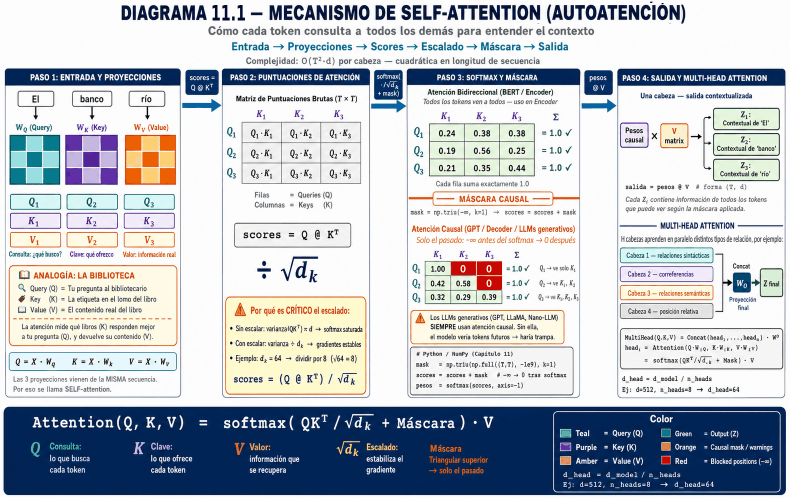
#> input picture diagramas/originales/Diagrama_11.1_antes_repintado_2026-11-08.png, 1579 x 996 px (shown at 1/2 size)
$ python repintar_11_1.py
#> lines starting #> are read from the running program, lines starting #| are printed output that depends on the picture
### diagramas/scripts/repintado_2026-11-08/pintar.py
# SPDX-License-Identifier: MIT  (© 2026 Carlos Soria Martínez; ver LICENSE)
# -*- coding: utf-8 -*-
"""Motor de repintado: borra zonas con el color de fondo y escribe texto con Fira Sans (con respaldo por carácter),
fórmulas en Latin Modern y monoespaciada. Unidades: píxeles de la imagen."""
from PIL import Image, ImageDraw, ImageFont
from fontTools.ttLib import TTFont
import functools, os

FD = os.environ.get('FIRA_DIR', os.path.join(os.path.dirname(os.path.abspath(__file__)), '..', 'fuentes')) + '/'
DJ = '/usr/share/fonts/truetype/dejavu/'
LM = '/usr/share/texmf/fonts/opentype/public/lm/'
SUBSETS = ['latin', 'latin-ext', 'greek', 'greek-ext', 'symbols2']


@functools.lru_cache(None)
def cmap(path):
    try:
        return set(TTFont(path).getBestCmap().keys())
    except Exception:
        return set()


def fira_paths(peso=600, familia='fira-sans', italic=False):
    est = 'italic' if italic else 'normal'
    out = []
    for s in SUBSETS:
        p = f'{FD}{familia}-{s}-{peso}-{est}.woff'
        if os.path.exists(p):
            out.append(p)
    return out


RESPALDO = {
    'sans': [DJ + 'DejaVuSans-Bold.ttf', DJ + 'DejaVuSans.ttf'],
    'mono': [DJ + 'DejaVuSansMono-Bold.ttf', DJ + 'DejaVuSansMono.ttf'],
}


def familia(nombre):
    """Lista de rutas de fuente, por orden de preferencia."""
    if nombre.startswith('fira'):            # 'fira600', 'fira700i', 'firac600'
        fam = 'fira-sans-condensed' if nombre.startswith('firac') else 'fira-sans'
        resto = nombre[5:] if nombre.startswith('firac') else nombre[4:]
        it = resto.endswith('i')
        peso = int(resto.rstrip('i'))
        return fira_paths(peso, fam, it) + RESPALDO['sans']
    if nombre == 'mono':
        return [LM + 'lmmonolt10-bold.otf', LM + 'lmmono10-regular.otf'] + RESPALDO['mono']
    if nombre == 'monob':
        return [DJ + 'DejaVuSansMono-Bold.ttf']
    if nombre == 'mono_r':
        return [DJ + 'DejaVuSansMono.ttf']
    if nombre == 'mathi':                   # cursiva matemática
        return [LM + 'lmroman10-italic.otf', LM + 'lmroman10-regular.otf', LM + 'latinmodern-math.otf', DJ + 'DejaVuSerif-Italic.ttf']
    if nombre == 'mathbi':
        return [LM + 'lmroman10-bolditalic.otf', LM + 'lmroman10-italic.otf', LM + 'latinmodern-math.otf']
    if nombre == 'mathd':
        return [LM + 'lmromandemi10-regular.otf', LM + 'lmroman10-regular.otf', LM + 'latinmodern-math.otf']
    if nombre == 'math':
        return [LM + 'lmroman10-regular.otf', LM + 'latinmodern-math.otf', DJ + 'DejaVuSerif.ttf']
    if nombre == 'mathb':
        return [LM + 'lmroman10-bold.otf', LM + 'latinmodern-math.otf', DJ + 'DejaVuSerif-Bold.ttf']
    if nombre == 'dejavu':
        return [DJ + 'DejaVuSans-Bold.ttf']
    if nombre == 'dejavur':
        return [DJ + 'DejaVuSans.ttf']
    raise KeyError(nombre)


@functools.lru_cache(None)
def fuente(path, size):
    return ImageFont.truetype(path, size)


def elegir(fam, ch):
    for p in familia(fam):
        if ord(ch) in cmap(p):
            return p
    return familia(fam)[-1]


def trozos(texto, fam):
    """Divide el texto en trozos que usan la misma fuente física."""
    out = []
    for ch in texto:
        p = elegir(fam, ch)
        if out and out[-1][1] == p:
            out[-1][0] += ch
        else:
            out.append([ch, p])
    return out


def ancho_run(texto, fam, size, track=0):
    return sum(fuente(p, size).getlength(t) for t, p in trozos(texto, fam)) + track * len(texto)


def run_size(r, size):
    """r = (texto, fam, color, {'sub':True,'sup':True,'escala':0.9, 'dy':0})"""
    opts = r[3] if len(r) > 3 else {}
    s = size * opts.get('escala', 1.0)
    if opts.get('sub') or opts.get('sup'):
        s *= 0.7
    return max(6, round(s))


def ancho(runs, size):
    return sum(ancho_run(r[0], r[1], run_size(r, size), (r[3] if len(r) > 3 else {}).get('track', 0)) for r in runs)


SS = 4   # supermuestreo del texto


def escribir(d, x, y, runs, size, anchor='l', base=None):
    """Escribe una línea de runs con supermuestreo. (x, y): anclaje; y es la LÍNEA BASE. anchor: l, m, r."""
    from PIL import Image as _I, ImageDraw as _D
    if isinstance(runs, str):
        raise TypeError('runs')
    im = d._image
    w = ancho(runs, size)
    if anchor == 'm':
        x -= w / 2
    elif anchor == 'r':
        x -= w
    # capa: margen generoso arriba y abajo
    asc, desc = int(size * 1.6), int(size * 0.8)
    X0, Y0 = int(x) - 4, int(y) - asc
    W, H = int(w) + 12, asc + desc
    for r in runs:
        texto, fam, color = r[0], r[1], r[2]
        opts = r[3] if len(r) > 3 else {}
        s = run_size(r, size)
        dy = opts.get('dy', 0)
        if opts.get('sub'):
            dy += round(size * 0.22)
        if opts.get('sup'):
            dy -= round(size * 0.38)
        track = opts.get('track', 0)
        mask = _I.new('L', (W * SS, H * SS), 0)
        dm = _D.Draw(mask)
        cx = (x - X0) * SS
        for t, p in trozos(texto, fam):
            f = fuente(p, s * SS)
            for ch in (t if track else [t]):
                dm.text((cx, (y + dy - Y0) * SS), ch, font=f, fill=255, anchor='ls')
                cx += f.getlength(ch) + track * SS
        x += (cx / SS) - (x - X0)
        mask = mask.resize((W, H), _I.LANCZOS)
        capa = _I.new('RGB', (W, H), tuple(color) if not isinstance(color, int) else (color,) * 3)
        im.paste(capa, (X0, Y0), mask)
    return w


def ajustar(runs, size, maxw, minimo=7):
    """Reduce el tamaño hasta que la línea quepa en maxw."""
    s = size
    while s > minimo and ancho(runs, s) > maxw:
        s -= 0.5
    return s


def R(texto, fam='fira600', color=(0, 0, 0), **opts):
    return (texto, fam, color, opts)


def hexrgb(h):
    h = h.lstrip('#')
    return tuple(int(h[i:i + 2], 16) for i in (0, 2, 4))


def fondo_de(im, box):
    """Color de fondo: el más frecuente en el perímetro del recuadro (cuantizado), promediado."""
    import collections
    x0, y0, x1, y1 = box
    px = im.load()
    per = [px[x, y0] for x in range(x0, x1)] + [px[x, y1 - 1] for x in range(x0, x1)] + \
          [px[x0, y] for y in range(y0, y1)] + [px[x1 - 1, y] for y in range(y0, y1)]
    q = collections.Counter((p[0] // 6, p[1] // 6, p[2] // 6) for p in per)
    k = q.most_common(1)[0][0]
    sel = [p for p in per if (p[0] // 6, p[1] // 6, p[2] // 6) == k]
    return tuple(round(sum(c[i] for c in sel) / len(sel)) for i in range(3))


def tinta_de(im, box, fondo=None):
    """Color de tinta dominante (el más alejado del fondo, entre los frecuentes)."""
    import collections
    px = list(im.crop(box).getdata())
    fondo = fondo or fondo_de(im, box)
    lejos = [p for p in px if sum(abs(a - b) for a, b in zip(p, fondo)) > 250]
    if not lejos:
        return (0, 0, 0)
    c = collections.Counter((p[0] // 6 * 6, p[1] // 6 * 6, p[2] // 6 * 6) for p in lejos)
    return c.most_common(1)[0][0]


# [9 lines left out: function altura_mayusculas, not called in this run]


def bbox_tinta(im, box, fondo, umbral=160):
    reg = im.crop(box); px = reg.load(); W, H = reg.size
    xs, ys = [], []
    for y in range(H):
        for x in range(W):
            if sum(abs(a - b) for a, b in zip(px[x, y], fondo)) > umbral:
                xs.append(x); ys.append(y)
    if not xs:
        return None
    return (box[0] + min(xs), box[1] + min(ys), box[0] + max(xs) + 1, box[1] + max(ys) + 1)


def bbox_render(runs, size):
    """bbox de la tinta de runs escritos con la línea base en y=0, x=0."""
    from PIL import Image as _I, ImageDraw as _D
    w = int(ancho(runs, size)) + 40
    tmp = _I.new('RGB', (w, int(size * 3)), (0, 0, 0))
    d = _D.Draw(tmp)
    runs2 = [(r[0], r[1], (255, 255, 255), r[3] if len(r) > 3 else {}) for r in runs]
    escribir(d, 10, int(size * 2), runs2, size)
    b = tmp.convert('L').point(lambda v: 255 if v > 90 else 0).getbbox()
    return (b[0] - 10, b[1] - int(size * 2), b[2] - 10, b[3] - int(size * 2))


def reemplazar(im, borrar, medir, viejo, nuevo, align='l', maxw=None, fondo=None, color=None, dx=0, dy=0, size=None):
    """Borra `borrar` y escribe `nuevo` con el tamaño y la línea base del texto `viejo` (medido en `medir`)."""
    fondo = fondo or fondo_de(im, borrar)
    bb = bbox_tinta(im, medir, fondo)
    if color is not None:
        nuevo = [(r[0], r[1], color, r[3] if len(r) > 3 else {}) for r in nuevo]
        viejo = [(r[0], r[1], color, r[3] if len(r) > 3 else {}) for r in viejo]
    if size is None:
        s = 30.0
        while s > 6 and (bbox_render(viejo, s)[2] - bbox_render(viejo, s)[0]) > (bb[2] - bb[0]):
            s -= 0.25
    else:
        s = size
    rb = bbox_render(viejo, s)
    base = bb[1] - rb[1] + dy
    x0 = bb[0] - rb[0]
    d = ImageDraw.Draw(im)
    d.rectangle(borrar, fill=fondo)
    s2 = s
    if maxw:
        while ancho(nuevo, s2) > maxw and s2 > 6:
            s2 -= 0.25
    if align == 'l':
        escribir(d, x0 + dx, base, nuevo, s2)
    elif align == 'm':
        cx = (bb[0] + bb[2]) / 2 + dx
        escribir(d, cx, base, nuevo, s2, anchor='m')
    elif align == 'r':
        escribir(d, bb[2] + dx, base, nuevo, s2, anchor='r')
    return s, s2, base

### diagramas/scripts/repintado_2026-11-08/repintar_11_1.py
# SPDX-License-Identifier: MIT  (© 2026 Carlos Soria Martínez; ver LICENSE)
import sys, os; sys.path.insert(0, os.path.dirname(os.path.abspath(__file__)))
from pintar import *
from PIL import Image, ImageDraw

BASE = os.path.join(os.path.dirname(os.path.abspath(__file__)), '..', '..')
SRC = os.path.join(BASE, 'originales', 'Diagrama_11.1_antes_repintado_2026-11-08.png')
im = Image.open(SRC).convert('RGB')
#> im is the input picture: PIL image 1579x996 RGB; mean R, G, B 185.3, 190.9, 198.2
d = ImageDraw.Draw(im)
NEG = (15, 15, 15)

# 1. tilde suelta sobre la C del título
d.rectangle((1295, 0, 1309, 8), fill=fondo_de(im, (1290, 0, 1315, 9)))
#> in fondo_de, `per = [px[x, y0] for x in range(x0, x1)] + [px[x, y1 - 1] for x in ran..`: per = 68 items, first 6: (253, 253, 253), (253, 253, 253), (253, 253, 253), (253, 253, 253), (252, 251, 252), (251, 252, 251)
#> in fondo_de, `q = collections.Counter((p[0] // 6, p[1] // 6, p[2] // 6) for p in per)`: q = {(42, 42, 42): 22, (42, 41, 42): 6, (41, 42, 41): 8, (41, 41, 41): 28, (40, 40, 40): 1, (41, 41, 42): 2, (41, 42, 42): 1}
#> in fondo_de, `k = q.most_common(1)[0][0]`: k = (41, 41, 41)
#> in fondo_de, `sel = [p for p in per if (p[0] // 6, p[1] // 6, p[2] // 6) == k]`: sel = 28 items, first 6: (250, 250, 250), (250, 250, 250), (250, 250, 250), (247, 249, 249), (246, 247, 248), (246, 247, 248)
d.rectangle((1333, 41, 1349, 52), fill=fondo_de(im, (1330, 40, 1352, 53)))

# 2. matriz causal coherente con la bidireccional
celdas = [((852, 552, 898, 574), '0.42', '0.25'), ((902, 552, 948, 574), '0.58', '0.75'),
          ((852, 582, 898, 604), '0.32', '0.21'), ((902, 582, 948, 604), '0.29', '0.35'),
          ((954, 582, 998, 604), '0.39', '0.44')]
for caja, viejo, nuevo in celdas:
    reemplazar(im, caja, caja, [R(viejo, 'fira600', NEG)], [R(nuevo, 'fira600', NEG)], align='m',
               fondo=im.getpixel((caja[0] + 3, caja[1] + 3)))
#> this loop made 5 passes
#> (fondo in reemplazar, bb in reemplazar) on pass 1: ((226, 245, 218), (861, 561, 889, 573))
#> pass 1, in bbox_tinta, `reg = im.crop(box)`:
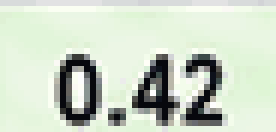
#> reg: PIL image 46x22 RGB (shown 6 times larger); mean R, G, B 203.2, 213.6, 198

# 3. viñeta del escalado
c = tinta_de(im, (470, 682, 720, 696))
reemplazar(im, (468, 679, 726, 699), (468, 679, 726, 699),
           [R('Con escalar: varianza ÷ ', 'firac600', c), R('d', 'mathbi', c), R('k', 'mathbi', c, sub=True),
            R('  →  gradientes estables', 'firac600', c)],
           [R('Con escalar: varianza ≈ 1  →  gradientes estables', 'firac600', c)], align='l')
#> in bbox_tinta (call 6), `reg = im.crop(box)`:
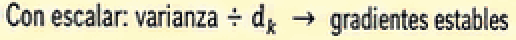
#> reg: PIL image 258x20 RGB (shown 2 times larger); mean R, G, B 214, 210.9, 182.1
#> in bbox_render (call 736), `tmp = _I.new('RGB', (w, int(size * 3)), (0, 0, 0))`: tmp: PIL image 880x90 RGB; every value is 0

# 4. fórmula de head_i
c = tinta_de(im, (1248, 688, 1550, 704))
f = fondo_de(im, (1244, 686, 1562, 706))
bb = bbox_tinta(im, (1244, 686, 1562, 706), f)
#> in bbox_tinta (call 7), `reg = im.crop(box)`:
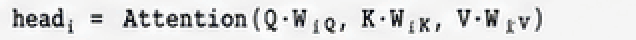
#> reg: PIL image 318x20 RGB (shown 2 times larger); mean R, G, B 222.3, 222.6, 222.9
viejo = [R('head', 'mono', c), R('i', 'mono', c, sub=True), R(' = Attention(Q·W', 'mono', c), R('iQ', 'mono', c, sub=True),
         R(', K·W', 'mono', c), R('iK', 'mono', c, sub=True), R(', V·W', 'mono', c), R('iV', 'mono', c, sub=True), R(')', 'mono', c)]
s = 30.0
while s > 6 and bbox_render(viejo, s)[2] - bbox_render(viejo, s)[0] > bb[2] - bb[0]:
#> in bbox_render (call 911), `tmp = _I.new('RGB', (w, int(size * 3)), (0, 0, 0))`: tmp: PIL image 605x90 RGB; every value is 0
    s -= 0.25
#> this loop made 62 passes
rb = bbox_render(viejo, s)
base = bb[3] - rb[3] - 1
d.rectangle((1244, 686, 1562, 706), fill=f)
nuevo = [R('head', 'mono', c), R('i', 'mono', c, sub=True), R(' = Attention(Q·W', 'mono', c), R('i', 'mono', c, sub=True), R('Q', 'mono', c, sup=True),
         R(', K·W', 'mono', c), R('i', 'mono', c, sub=True), R('K', 'mono', c, sup=True),
         R(', V·W', 'mono', c), R('i', 'mono', c, sub=True), R('V', 'mono', c, sup=True), R(')', 'mono', c)]
escribir(d, bb[0] - rb[0], base + 1, nuevo, ajustar(nuevo, s, 1558 - bb[0]))

# 5. «Pesos causal» → «Pesos (causal)»
c = tinta_de(im, (1250, 270, 1293, 286))
reemplazar(im, (1247, 268, 1297, 288), (1247, 268, 1297, 288), [R('causal', 'fira700', c)], [R('(causal)', 'fira700', c)],
           align='m', maxw=48)
#> in bbox_tinta (call 8), `reg = im.crop(box)`:
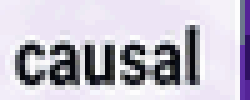
#> reg: PIL image 50x20 RGB (shown 5 times larger); mean R, G, B 194.6, 190.1, 202.4
#> in bbox_render (call 1038), `tmp = _I.new('RGB', (w, int(size * 3)), (0, 0, 0))`: tmp: PIL image 147x90 RGB; every value is 0

im.save(sys.argv[1] if len(sys.argv) > 1 else os.path.join(BASE, 'Diagrama_11.1.png'))
print('ok')
